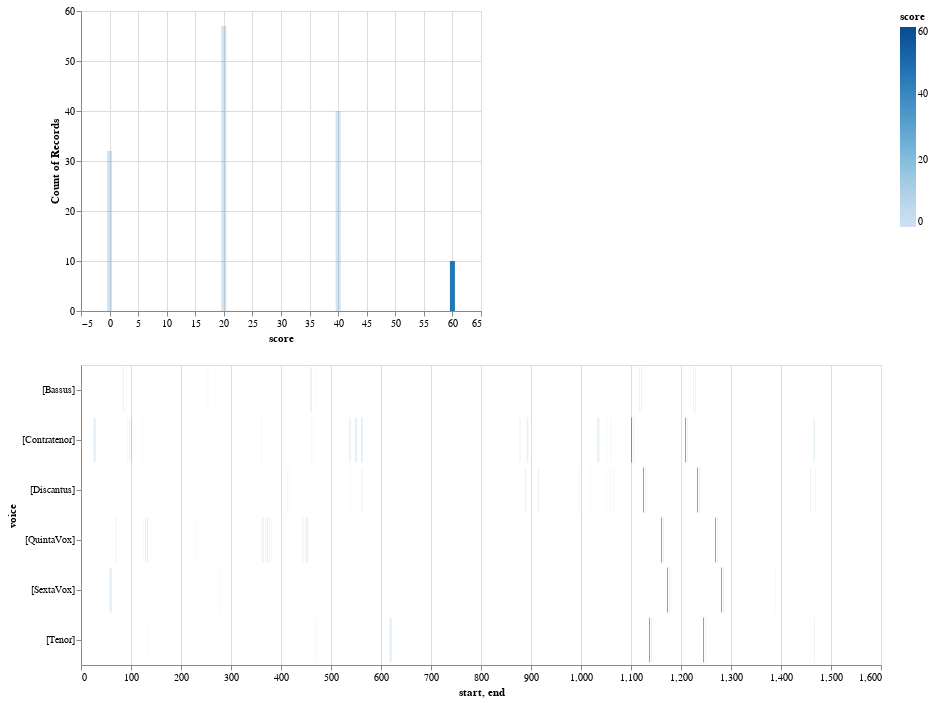

The notebook cell this image was saved under:
### Code cell
viz.plot_close_match_heatmap(mel_ngrams, "1, 2, 1, -3", selected_patterns=mel_ngram_list, voices=[])

### Figure 1 — Vega-Lite specification as saved in the notebook (floating-point values rounded to 4 significant figures; data arrays with more than 128 entries replaced by an {"elided": "..."} marker saying what was removed)
{"config": {"view": {"continuousWidth": 400, "continuousHeight": 300}}, "vconcat": [{"mark": "bar", "encoding": {"color": {"value": "#1f77b4"}, "opacity": {"condition": {"value": 1, "test": "(datum.score >= SelectorName.cutoff)"}, "value": 0.2}, "x": {"type": "quantitative", "field": "score"}, "y": {"type": "quantitative", "aggregate": "count", "field": "score"}}}, {"mark": "bar", "encoding": {"color": {"type": "quantitative", "field": "score"}, "opacity": {"condition": {"value": 1, "test": "(datum.score > SelectorName.cutoff)"}, "value": 0.2}, "tooltip": [{"type": "quantitative", "field": "start"}, {"type": "quantitative", "field": "end"}, {"type": "nominal", "field": "pattern"}, {"type": "quantitative", "field": "score"}], "x": {"type": "quantitative", "field": "start"}, "x2": {"field": "end"}, "y": {"type": "nominal", "field": "voice"}}, "height": 300, "selection": {"SelectorName": {"type": "single", "fields": ["cutoff"], "bind": {"input": "range", "max": 100, "min": 0, "name": "cutoff:", "step": 1}, "init": {"cutoff": 50}}, "selector045": {"type": "interval", "bind": "scales", "encodings": ["x", "y"]}}, "width": 800}], "data": {"name": "data-6d771b8c68a42c82e68aa09fb29151ce"}, "$schema": "https://vega.github.io/schema/vega-lite/v4.8.1.json", "datasets": {"data-6d771b8c68a42c82e68aa09fb29151ce": {"elided": "139 records"}}}
